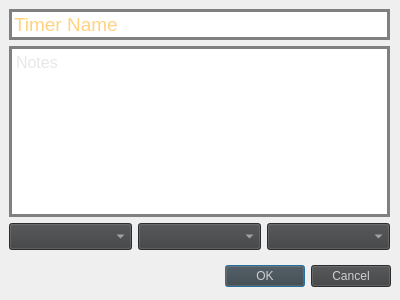
<?xml version="1.0" encoding="UTF-8"?>
<ui version="4.0">
 <class>TimerDialog</class>
 <widget class="QDialog" name="TimerDialog">
  <property name="geometry">
   <rect>
    <x>0</x>
    <y>0</y>
    <width>400</width>
    <height>300</height>
   </rect>
  </property>
  <property name="minimumSize">
   <size>
    <width>400</width>
    <height>300</height>
   </size>
  </property>
  <property name="maximumSize">
   <size>
    <width>400</width>
    <height>300</height>
   </size>
  </property>
  <property name="windowTitle">
   <string>Dialog</string>
  </property>
  <property name="styleSheet">
   <string notr="true">background:</string>
  </property>
  <widget class="QDialogButtonBox" name="buttonBox">
   <property name="geometry">
    <rect>
     <x>50</x>
     <y>260</y>
     <width>341</width>
     <height>32</height>
    </rect>
   </property>
   <property name="styleSheet">
    <string notr="true">background: #3E3F40;;
color: #d0d0d0;</string>
   </property>
   <property name="orientation">
    <enum>Qt::Horizontal</enum>
   </property>
   <property name="standardButtons">
    <set>QDialogButtonBox::Cancel|QDialogButtonBox::Ok</set>
   </property>
  </widget>
  <widget class="QWidget" name="verticalLayoutWidget">
   <property name="geometry">
    <rect>
     <x>9</x>
     <y>9</y>
     <width>381</width>
     <height>241</height>
    </rect>
   </property>
   <layout class="QVBoxLayout" name="verticalLayout">
    <item>
     <widget class="QLineEdit" name="lineEdit">
      <property name="font">
       <font>
        <pointsize>14</pointsize>
       </font>
      </property>
      <property name="contextMenuPolicy">
       <enum>Qt::DefaultContextMenu</enum>
      </property>
      <property name="styleSheet">
       <string notr="true">border: 3px solid gray;
color: #ffa500;</string>
      </property>
      <property name="text">
       <string/>
      </property>
      <property name="placeholderText">
       <string>Timer Name</string>
      </property>
     </widget>
    </item>
    <item>
     <widget class="QTextEdit" name="textEdit">
      <property name="font">
       <font>
        <pointsize>12</pointsize>
       </font>
      </property>
      <property name="styleSheet">
       <string notr="true">border: 3px solid gray;
color: #d0d0d0;</string>
      </property>
      <property name="placeholderText">
       <string>Notes</string>
      </property>
     </widget>
    </item>
    <item>
     <layout class="QHBoxLayout" name="horizontalLayout">
      <item>
       <widget class="QComboBox" name="hourBox">
        <property name="sizePolicy">
         <sizepolicy hsizetype="Preferred" vsizetype="Expanding">
          <horstretch>0</horstretch>
          <verstretch>0</verstretch>
         </sizepolicy>
        </property>
        <property name="font">
         <font>
          <pointsize>12</pointsize>
         </font>
        </property>
        <property name="styleSheet">
         <string notr="true">background: #3E3F40;
color: #d0d0d0;
selection-background-color: lightgray;
</string>
        </property>
       </widget>
      </item>
      <item>
       <widget class="QComboBox" name="minBox">
        <property name="sizePolicy">
         <sizepolicy hsizetype="Preferred" vsizetype="Preferred">
          <horstretch>0</horstretch>
          <verstretch>0</verstretch>
         </sizepolicy>
        </property>
        <property name="font">
         <font>
          <pointsize>12</pointsize>
         </font>
        </property>
        <property name="styleSheet">
         <string notr="true">background: #3E3F40;
color: #d0d0d0;
selection-background-color: lightgray;</string>
        </property>
       </widget>
      </item>
      <item>
       <widget class="QComboBox" name="secBox">
        <property name="sizePolicy">
         <sizepolicy hsizetype="Preferred" vsizetype="Preferred">
          <horstretch>0</horstretch>
          <verstretch>0</verstretch>
         </sizepolicy>
        </property>
        <property name="font">
         <font>
          <pointsize>12</pointsize>
         </font>
        </property>
        <property name="styleSheet">
         <string notr="true">background: #3E3F40;
color: #d0d0d0;
selection-background-color: lightgray;</string>
        </property>
       </widget>
      </item>
     </layout>
    </item>
   </layout>
  </widget>
 </widget>
 <resources/>
 <connections>
  <connection>
   <sender>buttonBox</sender>
   <signal>accepted()</signal>
   <receiver>TimerDialog</receiver>
   <slot>accept()</slot>
   <hints>
    <hint type="sourcelabel">
     <x>248</x>
     <y>254</y>
    </hint>
    <hint type="destinationlabel">
     <x>157</x>
     <y>274</y>
    </hint>
   </hints>
  </connection>
  <connection>
   <sender>buttonBox</sender>
   <signal>rejected()</signal>
   <receiver>TimerDialog</receiver>
   <slot>reject()</slot>
   <hints>
    <hint type="sourcelabel">
     <x>316</x>
     <y>260</y>
    </hint>
    <hint type="destinationlabel">
     <x>286</x>
     <y>274</y>
    </hint>
   </hints>
  </connection>
 </connections>
</ui>
